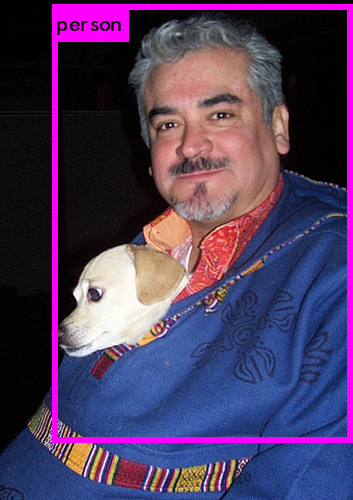
#> input picture tools/object-detection-metrics/samples/sample_1/images/detections/000001.png, 353 x 500 px; its folder holds only this picture in this run
$ python generate_annotation_files.py --detections_folder object-detection-metrics/samples/sample_1/images/detections --detections_output_folder out --ground_truth_folder object-detection-metrics/samples/sample_1/images/detections --ground_truth_output_folder out   (older library calls are emulated)
#> lines starting #> are read from the running program, lines starting #| are printed output that depends on the picture; after the words box and inside, x2 and y2 are one past the last pixel; in counts of white or black regions, pixels touching at a corner belong together
import argparse
import json
import os
from glob import glob
from pathlib import Path

import cv2
from tqdm import tqdm

from test_model.temporal.results_generation import calculate_distance
from utils.data_funcs import bb_intersection_over_union

parser = argparse.ArgumentParser(
    description="Generate annotation files that'll be used by metrics code to generate scores")
parser.add_argument('--detections_folder', type=str, required=True, help="Path to folder containing detection masks")
parser.add_argument('--detections_output_folder', type=str, required=True,
                    help="Path to folder which will have detection annotation files")
parser.add_argument('--ground_truth_folder', type=str, required=True,
                    help="Path to folder containing ground truth masks")
parser.add_argument('--ground_truth_output_folder', type=str, required=True,
                    help="Path to folder which will have ground truth annotation files")
parser.add_argument('--score_boxes_folder', type=str, default='',
                    help="Folder where scores for the boxes of the files are stored")
args = parser.parse_args()

detections_folder = args.detections_folder
detections_output_folder = args.detections_output_folder

ground_truth_folder = args.ground_truth_folder
ground_truth_output_folder = args.ground_truth_output_folder

score_boxes_folder = args.score_boxes_folder


def create_folders_if_not_exists(folder_path):
#> in generate_annotation_text_files, fl is the input picture: shape (500, 353, 3); mean B, G, R 93.7, 59.2, 77.8
    if not os.path.exists(folder_path):
        os.makedirs(folder_path)


def delete_unmatched_files_from_destination(source_folder: str, dest_folder: str, extension_to_search: str = None):
    if extension_to_search is not None:
        search_filter = f"*{extension_to_search}"
    else:
        search_filter = "*"

    source_file_paths = glob(os.path.join(source_folder, search_filter))
    dest_file_paths = glob(os.path.join(dest_folder, search_filter))

    for dst_file_path in tqdm(dest_file_paths, desc='Synchronising files', unit='file'):
        dst_filename = os.path.basename(dst_file_path)

        exists = False
        for src_file_path in source_file_paths:
            src_filename = os.path.basename(src_file_path)

            if src_filename == dst_filename:
                exists = True
                break

        if not exists:
            os.remove(dst_file_path)


def get_files_from_folder(folder_path):
    all_files = []

    for fl in Path(folder_path).iterdir():
        filename = fl.name
        file_path = os.path.join(folder_path, filename)
        all_files.append(file_path)

    return all_files


def get_contours(image_file):
    image_file = image_file.copy()
    image_gray = cv2.cvtColor(image_file.copy(), cv2.COLOR_BGR2GRAY)
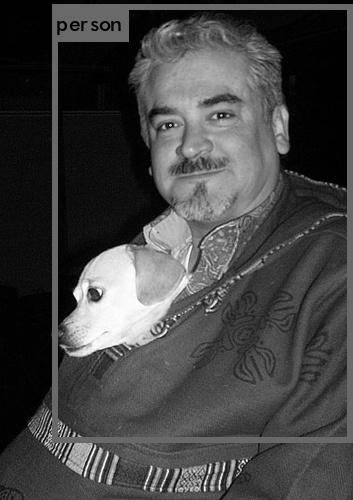
#> image_gray: shape (500, 353); min 0, max 255, mean 68.7
    _, image_thresh = cv2.threshold(image_gray, 127, 255, 0)
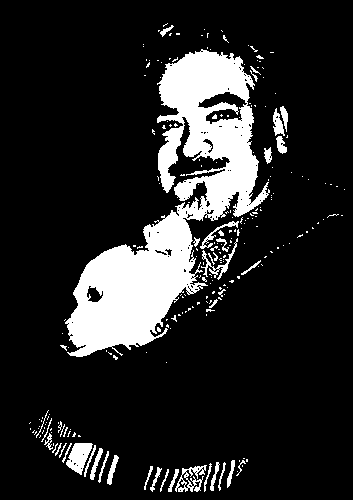
#> image_thresh: shape (500, 353); 15.1% white; 237 white regions (197 under 20 px)

    # _, image_contours, _ = cv2.findContours(image_thresh, cv2.RETR_EXTERNAL, cv2.CHAIN_APPROX_SIMPLE)
    # image_contours, _ = cv2.findContours(image_thresh, cv2.RETR_EXTERNAL, cv2.CHAIN_APPROX_SIMPLE)
    ret = cv2.findContours(image_thresh, cv2.RETR_EXTERNAL, cv2.CHAIN_APPROX_SIMPLE)
#> ret = 233 contours, 207 with area under 20; largest, box (x1, y1, x2, y2) and area: (65, 49, 270, 357) 22500, (66, 443, 93, 475) 468, (175, 465, 207, 492) 318, (201, 238, 238, 280) 176, (273, 108, 285, 136) 150
    if len(ret) == 3:
        _, image_contours, _ = ret
    else:
        image_contours, _ = ret
#> image_contours has the same summary as ret
#> in generate_annotation_text_files, `contours = get_contours(fl)`: contours has the same summary as ret in get_contours

    return image_contours


def parse_contours(contours):
    new_contours = []
    for contour in contours:
        if cv2.contourArea(contour) > 3:
            x1, y1, w, h = cv2.boundingRect(contour)
            x2 = x1 + w
            y2 = y1 + h
            temp = {
                'x1': x1,
                'x2': x2,
                'y1': y1,
                'y2': y2,
            }

            new_contours.append(temp)
#> this loop made 233 passes
#> (x1, y1, w, h, x2, y2, temp) on passes 2, 3, 4, 5, 7, 8, 9, 10, 11: (168, 469, 11, 23, 179, 492, {'x1': 168, 'x2': 179, 'y1': 469, 'y2': 492}), (160, 469, 9, 23, 169, 492, {'x1': 160, 'x2': 169, 'y1': 469, 'y2': 492}), (150, 467, 12, 25, 162, 492, {'x1': 150, 'x2': 162, 'y1': 467, 'y2': 492}), (144, 466, 9, 24, 153, 490, {'x1': 144, 'x2': 153, 'y1': 466, 'y2': 490}), (175, 465, 32, 27, 207, 492, {'x1': 175, 'x2': 207, 'y1': 465, 'y2': 492}), (204, 463, 8, 29, 212, 492, {'x1': 204, 'x2': 212, 'y1': 463, 'y2': 492}), (218, 462, 8, 29, 226, 491, {'x1': 218, 'x2': 226, 'y1': 462, 'y2': 491}), (210, 462, 10, 29, 220, 491, {'x1': 210, 'x2': 220, 'y1': 462, 'y2': 491}), (236, 460, 10, 16, 246, 476, {'x1': 236, 'x2': 246, 'y1': 460, 'y2': 476})
#> contour on passes 1, 6, 12, 14, 15, 25: [[237, 471]], [[242, 465], [242, 466]], [[239, 460], [239, 461]], [[246, 459], [246, 461], [247, 461], [247, 459]], [[243, 458], [244, 458]], [[53, 443], [53, 445]]
#> after the loop, new_contours = 62 items
    return new_contours


def get_box_score_iou_based(score_boxes_folder: str, filename: str, contour):
    if score_boxes_folder == '':
        return 1.0
    else:
        y1 = contour['y1']
        x1 = contour['x1']
        y2 = contour['y2']
        x2 = contour['x2']

        filename_wo_ext, _ = os.path.splitext(filename)
        score_boxes_path = os.path.join(score_boxes_folder, f'{filename_wo_ext}.json')

        with open(score_boxes_path) as f:
            score_boxes = json.load(f)

        for sb in score_boxes:
            sb_y1 = sb['box']['y1']
            sb_x1 = sb['box']['x1']
            sb_y2 = sb['box']['y2']
            sb_x2 = sb['box']['x2']

            iou = bb_intersection_over_union((x1, y1, x2, y2), (sb_x1, sb_y1, sb_x2, sb_y2))
            if iou > 0.95:
                return sb['average_score']

    raise Exception('Score for the given box not found!')


def get_box_score(score_boxes_folder: str, filename: str, contour):
    if score_boxes_folder == '':
        return 1.0
    else:
        y1 = contour['y1']
        x1 = contour['x1']
        y2 = contour['y2']
        x2 = contour['x2']

        box_center_x1 = int(x1 + ((x2 - x1) / 2))
        box_center_y1 = int(y1 + ((y2 - y1) / 2))

        filename_wo_ext, _ = os.path.splitext(filename)
        score_boxes_path = os.path.join(score_boxes_folder, f'{filename_wo_ext}.json')

        with open(score_boxes_path) as f:
            score_boxes = json.load(f)

        distances = []
        for sb in score_boxes:
            sb_y1 = sb['box']['y1']
            sb_x1 = sb['box']['x1']
            sb_y2 = sb['box']['y2']
            sb_x2 = sb['box']['x2']

            box_center_x2 = int(sb_x1 + ((sb_x2 - sb_x1) / 2))
            box_center_y2 = int(sb_y1 + ((sb_y2 - sb_y1) / 2))

            distance = calculate_distance(box_center_y1, box_center_x1, box_center_y2, box_center_x2)
            distances.append(distance)

        if len(distances) > 0:
            min_distance_index = distances.index(min(distances))
            return score_boxes[min_distance_index]['average_score']
        else:
            return 0


def save_contours(contours, output_file_path, is_ground_truth, score_boxes_folder=None):
#> called with output_file_path = 'out/000001.txt', is_ground_truth = False, score_boxes_folder = ''
    with open(output_file_path, 'w') as f:
        for contour in contours:
            if is_ground_truth:
                string_to_write = f"UAV {contour['x1']} {contour['y1']} {contour['x2']} {contour['y2']}\n"
            else:
                box_score = get_box_score(score_boxes_folder, os.path.basename(output_file_path), contour)
                string_to_write = f"UAV {box_score} {contour['x1']} {contour['y1']} {contour['x2']} {contour['y2']}\n"

            f.write(string_to_write)
#> this loop made 62 passes
#> contour on passes 1 to 12: {'x1': 168, 'x2': 179, 'y1': 469, 'y2': 492}, {'x1': 160, 'x2': 169, 'y1': 469, 'y2': 492}, {'x1': 150, 'x2': 162, 'y1': 467, 'y2': 492}, {'x1': 144, 'x2': 153, 'y1': 466, 'y2': 490}, {'x1': 175, 'x2': 207, 'y1': 465, 'y2': 492}, {'x1': 204, 'x2': 212, 'y1': 463, 'y2': 492}, {'x1': 218, 'x2': 226, 'y1': 462, 'y2': 491}, {'x1': 210, 'x2': 220, 'y1': 462, 'y2': 491}, {'x1': 236, 'x2': 246, 'y1': 460, 'y2': 476}, {'x1': 227, 'x2': 235, 'y1': 460, 'y2': 488}, {'x1': 107, 'x2': 119, 'y1': 455, 'y2': 485}, {'x1': 98, 'x2': 109, 'y1': 451, 'y2': 483}


def generate_annotation_text_files(input_folder: str, output_folder: str, is_ground_truth: True):
    file_paths = get_files_from_folder(input_folder)

    create_folders_if_not_exists(output_folder)

    pbar_description = 'Generating text annotation files'
    pbar_description = pbar_description if not is_ground_truth else pbar_description + " for ground truth"
    pbar = tqdm(total=len(file_paths), desc=pbar_description, unit="image", dynamic_ncols=True)
    for file_path in file_paths:
        filename = os.path.basename(file_path)
        filename_without_ext, file_ext = os.path.splitext(filename)

        fl = cv2.imread(file_path)
        contours = get_contours(fl)
        contours = parse_contours(contours)

        if is_ground_truth:
            if len(contours) > 0:
                annotation_output_file_path = os.path.join(output_folder, f"{filename_without_ext}.txt")
                save_contours(contours, annotation_output_file_path, is_ground_truth)
        else:
            annotation_output_file_path = os.path.join(output_folder, f"{filename_without_ext}.txt")
            save_contours(contours, annotation_output_file_path, is_ground_truth, score_boxes_folder)

        pbar.update()
    pbar.close()


if __name__ == '__main__':
    # for ground truth
    generate_annotation_text_files(detections_folder,
                                   detections_output_folder, False)
    # for detections
    generate_annotation_text_files(ground_truth_folder,
                                   ground_truth_output_folder, True)
#> in generate_annotation_text_files (call 2), `contours = get_contours(fl)`: contours has the same summary as ret in get_contours
#> the loop in parse_contours (call 2), `for contour in contours:` made 233 passes
#> (x1, y1, w, h) on pass 110: (208, 253, 7, 12)
#> the loop in save_contours (call 2), `for contour in contours:` made 62 passes

    delete_unmatched_files_from_destination(ground_truth_output_folder, detections_output_folder)

$ run again, on tools/object-detection-metrics/samples/sample_1/images/detections/000002.png
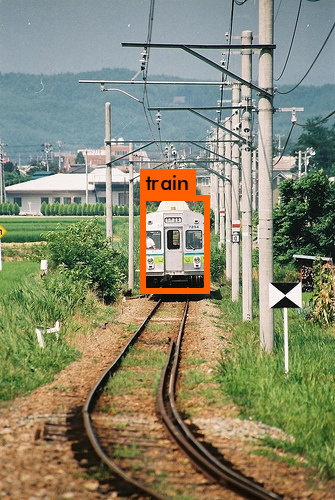
#> input picture tools/object-detection-metrics/samples/sample_1/images/detections/000002.png, 335 x 500 px
#> in generate_annotation_text_files, fl is the input picture: shape (500, 335, 3); mean B, G, R 111.3, 136.6, 136.1
#> in get_contours, `image_gray = cv2.cvtColor(image_file.copy(), cv2.COLOR_BGR2GRAY)`:
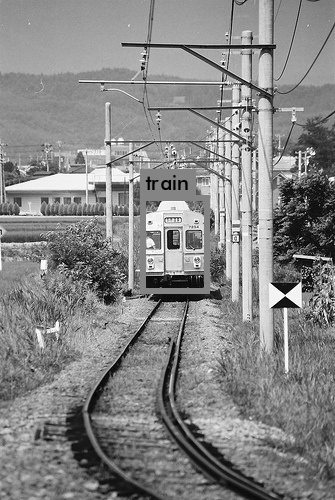
#> image_gray: shape (500, 335); min 0, max 255, mean 133.6
#> in get_contours, `_, image_thresh = cv2.threshold(image_gray, 127, 255, 0)`:
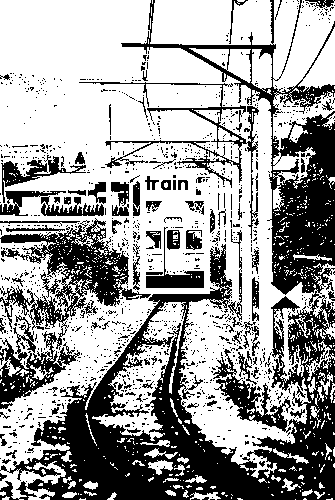
#> image_thresh: shape (500, 335); 62.9% white; 1182 black regions (1090 under 20 px)
#> ret = 662 contours, 621 with area under 20; largest, box (x1, y1, x2, y2) and area: (0, 0, 335, 500) 95832, (150, 0, 335, 93) 9628, (92, 302, 186, 441) 4232, (273, 88, 335, 151) 1412, (189, 48, 251, 83) 912
#> image_contours has the same summary as ret
#> in generate_annotation_text_files, `contours = get_contours(fl)`: contours has the same summary as ret in get_contours
#> the loop in parse_contours, `for contour in contours:` made 662 passes
#> (contour, x1, y1, w, h, x2, y2, temp) on pass 37: ([[40, 483], [38, 485], [42, 485], [42, 483]], 38, 483, 5, 3, 43, 486, {'x1': 38, 'x2': 43, 'y1': 483, 'y2': 486})
#> after the loop in parse_contours, `for contour in contours:`: new_contours = 114 items
#> the loop in save_contours, `for contour in contours:` made 114 passes
#> contour on passes 1 to 8: {'x1': 2, 'x2': 10, 'y1': 496, 'y2': 500}, {'x1': 221, 'x2': 225, 'y1': 492, 'y2': 495}, {'x1': 190, 'x2': 221, 'y1': 492, 'y2': 500}, {'x1': 107, 'x2': 117, 'y1': 492, 'y2': 500}, {'x1': 62, 'x2': 77, 'y1': 492, 'y2': 498}, {'x1': 314, 'x2': 325, 'y1': 491, 'y2': 499}, {'x1': 84, 'x2': 97, 'y1': 491, 'y2': 496}, {'x1': 0, 'x2': 6, 'y1': 491, 'y2': 496}
#> in generate_annotation_text_files (call 2), `contours = get_contours(fl)`: contours has the same summary as ret in get_contours
#> the loop in parse_contours (call 2), `for contour in contours:` made 662 passes
#> the loop in save_contours (call 2), `for contour in contours:` made 114 passes

$ run again, on tools/object-detection-metrics/samples/sample_1/images/detections/000003.png
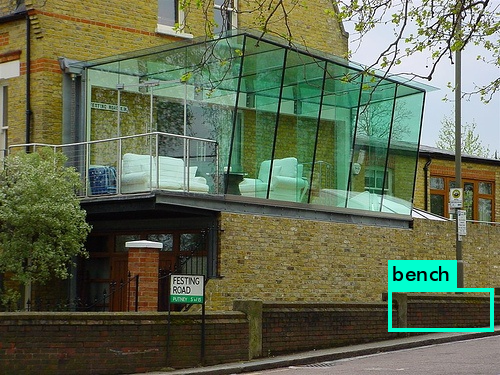
#> input picture tools/object-detection-metrics/samples/sample_1/images/detections/000003.png, 500 x 375 px
#> in generate_annotation_text_files, fl is the input picture: shape (375, 500, 3); mean B, G, R 80.8, 106.8, 97.5
#> in get_contours, `image_gray = cv2.cvtColor(image_file.copy(), cv2.COLOR_BGR2GRAY)`:
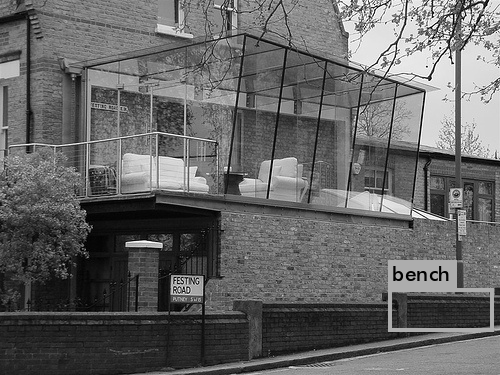
#> image_gray: shape (375, 500); min 0, max 255, mean 101.1
#> in get_contours, `_, image_thresh = cv2.threshold(image_gray, 127, 255, 0)`:
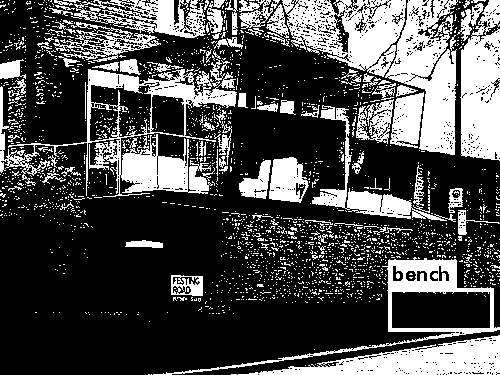
#> image_thresh: shape (375, 500); 30% white; 2199 white regions (2105 under 20 px)
#> ret = 2098 contours, 2046 with area under 20; largest, box (x1, y1, x2, y2) and area: (282, 0, 458, 155) 12438, (0, 69, 237, 197) 10988, (153, 257, 500, 375) 6975, (460, 0, 500, 161) 4984, (238, 335, 500, 375) 4831
#> image_contours has the same summary as ret
#> in generate_annotation_text_files, `contours = get_contours(fl)`: contours has the same summary as ret in get_contours
#> the loop in parse_contours, `for contour in contours:` made 2098 passes
#> (x1, y1, w, h, x2, y2, temp) on passes 8, 69, 88, 134, 204, 238: (238, 335, 262, 40, 500, 375, {'x1': 238, 'x2': 500, 'y1': 335, 'y2': 375}), (198, 298, 3, 4, 201, 302, {'x1': 198, 'x2': 201, 'y1': 298, 'y2': 302}), (177, 297, 10, 4, 187, 301, {'x1': 177, 'x2': 187, 'y1': 297, 'y2': 301}), (311, 291, 6, 4, 317, 295, {'x1': 311, 'x2': 317, 'y1': 291, 'y2': 295}), (257, 284, 7, 3, 264, 287, {'x1': 257, 'x2': 264, 'y1': 284, 'y2': 287}), (345, 281, 5, 5, 350, 286, {'x1': 345, 'x2': 350, 'y1': 281, 'y2': 286})
#> after the loop in parse_contours, `for contour in contours:`: new_contours = 154 items
#> the loop in save_contours, `for contour in contours:` made 154 passes
#> contour on passes 1 to 3: {'x1': 238, 'x2': 500, 'y1': 335, 'y2': 375}, {'x1': 198, 'x2': 201, 'y1': 298, 'y2': 302}, {'x1': 177, 'x2': 187, 'y1': 297, 'y2': 301}
#> in generate_annotation_text_files (call 2), `contours = get_contours(fl)`: contours has the same summary as ret in get_contours
#> the loop in parse_contours (call 2), `for contour in contours:` made 2098 passes
#> the loop in save_contours (call 2), `for contour in contours:` made 154 passes
